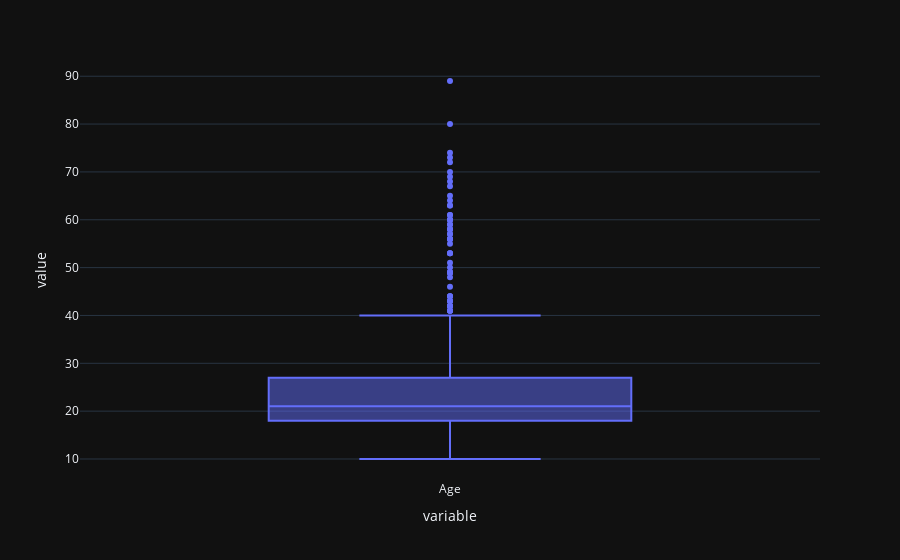

Notebook source saved alongside this figure:
### Markdown cell above
As the Data is collected through form let's look at some respondents background

### Code cell
fig = px.box(data['Age'], template='plotly_dark')
fig.show()

### Figure 1 — Plotly figure (JSON) as saved in the notebook; plotly's stock layout.template omitted (floating-point values rounded to 4 significant figures; data arrays with more than 128 entries replaced by an {"elided": "..."} marker saying what was removed)
{"data": [{"alignmentgroup": "True", "hovertemplate": "variable=%{x}<br>value=%{y}<extra></extra>", "legendgroup": "", "marker": {"color": "#636efa"}, "name": "", "notched": false, "offsetgroup": "", "orientation": "v", "showlegend": false, "type": "box", "x": {"elided": "616 str values"}, "x0": " ", "xaxis": "x", "y": {"elided": "616 int values"}, "y0": " ", "yaxis": "y"}], "layout": {"boxmode": "group", "legend": {"tracegroupgap": 0}, "margin": {"t": 60}, "xaxis": {"anchor": "y", "domain": [0, 1], "title": {"text": "variable"}}, "yaxis": {"anchor": "x", "domain": [0, 1], "title": {"text": "value"}}}}
